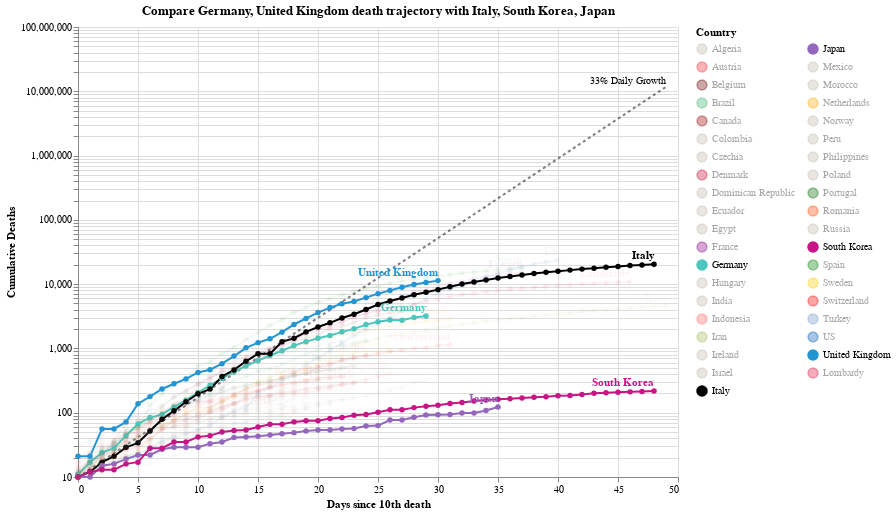

Notebook cell for this chart:
### Code cell
#hide_input
chart4 = make_since_chart(['Germany', 'United Kingdom'])
chart4

### Figure 1 — Vega-Lite specification as saved in the notebook (floating-point values rounded to 4 significant figures; data arrays with more than 128 entries replaced by an {"elided": "..."} marker saying what was removed)
{"config": {"view": {"continuousWidth": 400, "continuousHeight": 300}}, "layer": [{"mark": {"type": "line", "color": "black", "opacity": 0.5, "strokeDash": [3, 3]}, "encoding": {"x": {"type": "quantitative", "field": "Days since 10th death"}, "y": {"type": "quantitative", "field": "Confirmed Cases"}}}, {"mark": {"type": "text", "align": "right", "dy": -6, "fontSize": 10, "text": "33% Daily Growth"}, "encoding": {"x": {"type": "quantitative", "field": "Days since 10th death"}, "y": {"type": "quantitative", "field": "Confirmed Cases"}}, "transform": [{"filter": "(datum['Days since 10th death'] >= 49)"}]}, {"data": {"name": "data-c1509887c42442f35e62110daa38117d"}, "mark": {"type": "line", "point": true}, "encoding": {"color": {"type": "nominal", "field": "Country", "legend": {"columns": 2, "symbolLimit": 100}, "scale": {"domain": ["Algeria", "Austria", "Belgium", "Brazil", "Canada", "Colombia", "Czechia", "Denmark", "Dominican Republic", "Ecuador", "Egypt", "France", "Germany", "Hungary", "India", "Indonesia", "Iran", "Ireland", "Israel", "Italy", "Japan", "Mexico", "Morocco", "Netherlands", "Norway", "Peru", "Philippines", "Poland", "Portugal", "Romania", "Russia", "South Korea", "Spain", "Sweden", "Switzerland", "Turkey", "US", "United Kingdom", "Lombardy"], "range": ["#C1B7AD", "#ED2939", "#6f0000", "mediumseagreen", "#990000", "#C1B7AD", "#C1B7AD", "#C60C30", "#C1B7AD", "#C1B7AD", "#C1B7AD", "purple", "#4DC6BD", "#C1B7AD", "#C1B7AD", "#FF6666", "#A1BA59", "#C1B7AD", "#C1B7AD", "black", "#9467bd", "#C1B7AD", "#C1B7AD", "orange", "#C1B7AD", "#C1B7AD", "#C1B7AD", "#C1B7AD", "#006600", "#FF4500", "#C1B7AD", "#C71585", "green", "#FFCD00", "#ff0000", "#7499c7", "#0059B3", "#2495D3", "#DC143C"]}}, "opacity": {"condition": {"value": 1, "selection": "selector005"}, "value": 0.05}, "tooltip": [{"type": "nominal", "field": "Country"}, {"type": "temporal", "field": "Date"}, {"type": "quantitative", "field": "Confirmed Cases"}, {"type": "quantitative", "field": "Days since 10th death"}], "x": {"type": "quantitative", "field": "Days since 10th death"}, "y": {"type": "quantitative", "axis": {"title": "Cumulative Deaths"}, "field": "Confirmed Cases", "scale": {"type": "log"}}}, "height": 450, "selection": {"selector005": {"type": "multi", "fields": ["Country"], "bind": "legend", "init": [{"Country": "Germany"}, {"Country": "United Kingdom"}, {"Country": "Italy"}, {"Country": "South Korea"}, {"Country": "Japan"}]}}, "width": 600}, {"data": {"name": "data-c1509887c42442f35e62110daa38117d"}, "mark": {"type": "text", "align": "right", "dy": -8, "fontWeight": "bold"}, "encoding": {"color": {"type": "nominal", "field": "Country", "legend": {"columns": 2, "symbolLimit": 100}, "scale": {"domain": ["Algeria", "Austria", "Belgium", "Brazil", "Canada", "Colombia", "Czechia", "Denmark", "Dominican Republic", "Ecuador", "Egypt", "France", "Germany", "Hungary", "India", "Indonesia", "Iran", "Ireland", "Israel", "Italy", "Japan", "Mexico", "Morocco", "Netherlands", "Norway", "Peru", "Philippines", "Poland", "Portugal", "Romania", "Russia", "South Korea", "Spain", "Sweden", "Switzerland", "Turkey", "US", "United Kingdom", "Lombardy"], "range": ["#C1B7AD", "#ED2939", "#6f0000", "mediumseagreen", "#990000", "#C1B7AD", "#C1B7AD", "#C60C30", "#C1B7AD", "#C1B7AD", "#C1B7AD", "purple", "#4DC6BD", "#C1B7AD", "#C1B7AD", "#FF6666", "#A1BA59", "#C1B7AD", "#C1B7AD", "black", "#9467bd", "#C1B7AD", "#C1B7AD", "orange", "#C1B7AD", "#C1B7AD", "#C1B7AD", "#C1B7AD", "#006600", "#FF4500", "#C1B7AD", "#C71585", "green", "#FFCD00", "#ff0000", "#7499c7", "#0059B3", "#2495D3", "#DC143C"]}}, "opacity": {"condition": {"value": 1, "selection": "selector005"}, "value": 0.05}, "text": {"type": "nominal", "field": "Country"}, "tooltip": [{"type": "nominal", "field": "Country"}, {"type": "temporal", "field": "Date"}, {"type": "quantitative", "field": "Confirmed Cases"}, {"type": "quantitative", "field": "Days since 10th death"}], "x": {"type": "quantitative", "field": "Days since 10th death"}, "y": {"type": "quantitative", "axis": {"title": "Cumulative Deaths"}, "field": "Confirmed Cases", "scale": {"type": "log"}}}, "height": 450, "transform": [{"filter": "(datum['Date'] >= 1586736000000)"}], "width": 600}], "data": {"name": "data-b07213980739ed57601fb05bc5e43304"}, "title": "Compare Germany, United Kingdom death trajectory with Italy, South Korea, Japan", "$schema": "https://vega.github.io/schema/vega-lite/v4.8.1.json", "datasets": {"data-b07213980739ed57601fb05bc5e43304": [{"Days since 10th death": 0, "Confirmed Cases": 10.0}, {"Days since 10th death": 1, "Confirmed Cases": 13.3}, {"Days since 10th death": 2, "Confirmed Cases": 17.69}, {"Days since 10th death": 3, "Confirmed Cases": 23.53}, {"Days since 10th death": 4, "Confirmed Cases": 31.29}, {"Days since 10th death": 5, "Confirmed Cases": 41.62}, {"Days since 10th death": 6, "Confirmed Cases": 55.35}, {"Days since 10th death": 7, "Confirmed Cases": 73.61}, {"Days since 10th death": 8, "Confirmed Cases": 97.91}, {"Days since 10th death": 9, "Confirmed Cases": 130.2}, {"Days since 10th death": 10, "Confirmed Cases": 173.2}, {"Days since 10th death": 11, "Confirmed Cases": 230.3}, {"Days since 10th death": 12, "Confirmed Cases": 306.4}, {"Days since 10th death": 13, "Confirmed Cases": 407.4}, {"Days since 10th death": 14, "Confirmed Cases": 541.9}, {"Days since 10th death": 15, "Confirmed Cases": 720.7}, {"Days since 10th death": 16, "Confirmed Cases": 958.6}, {"Days since 10th death": 17, "Confirmed Cases": 1275.0}, {"Days since 10th death": 18, "Confirmed Cases": 1696.0}, {"Days since 10th death": 19, "Confirmed Cases": 2255.0}, {"Days since 10th death": 20, "Confirmed Cases": 2999.0}, {"Days since 10th death": 21, "Confirmed Cases": 3989.0}, {"Days since 10th death": 22, "Confirmed Cases": 5306.0}, {"Days since 10th death": 23, "Confirmed Cases": 7056.0}, {"Days since 10th death": 24, "Confirmed Cases": 9385.0}, {"Days since 10th death": 25, "Confirmed Cases": 12480.0}, {"Days since 10th death": 26, "Confirmed Cases": 16600.0}, {"Days since 10th death": 27, "Confirmed Cases": 22080.0}, {"Days since 10th death": 28, "Confirmed Cases": 29370.0}, {"Days since 10th death": 29, "Confirmed Cases": 39060.0}, {"Days since 10th death": 30, "Confirmed Cases": 51950.0}, {"Days since 10th death": 31, "Confirmed Cases": 69090.0}, {"Days since 10th death": 32, "Confirmed Cases": 91890.0}, {"Days since 10th death": 33, "Confirmed Cases": 122200.0}, {"Days since 10th death": 34, "Confirmed Cases": 162500.0}, {"Days since 10th death": 35, "Confirmed Cases": 216200.0}, {"Days since 10th death": 36, "Confirmed Cases": 287500.0}, {"Days since 10th death": 37, "Confirmed Cases": 382400.0}, {"Days since 10th death": 38, "Confirmed Cases": 508600.0}, {"Days since 10th death": 39, "Confirmed Cases": 676400.0}, {"Days since 10th death": 40, "Confirmed Cases": 899600.0}, {"Days since 10th death": 41, "Confirmed Cases": 1197000.0}, {"Days since 10th death": 42, "Confirmed Cases": 1591000.0}, {"Days since 10th death": 43, "Confirmed Cases": 2117000.0}, {"Days since 10th death": 44, "Confirmed Cases": 2815000.0}, {"Days since 10th death": 45, "Confirmed Cases": 3744000.0}, {"Days since 10th death": 46, "Confirmed Cases": 4979000.0}, {"Days since 10th death": 47, "Confirmed Cases": 6623000.0}, {"Days since 10th death": 48, "Confirmed Cases": 8808000.0}, {"Days since 10th death": 49, "Confirmed Cases": 11710000.0}], "data-c1509887c42442f35e62110daa38117d": {"elided": "1065 records"}}}
